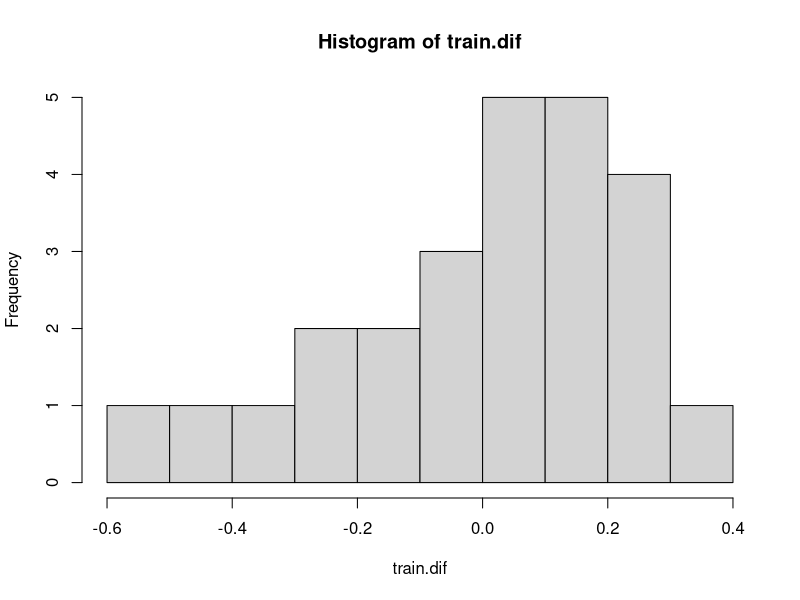
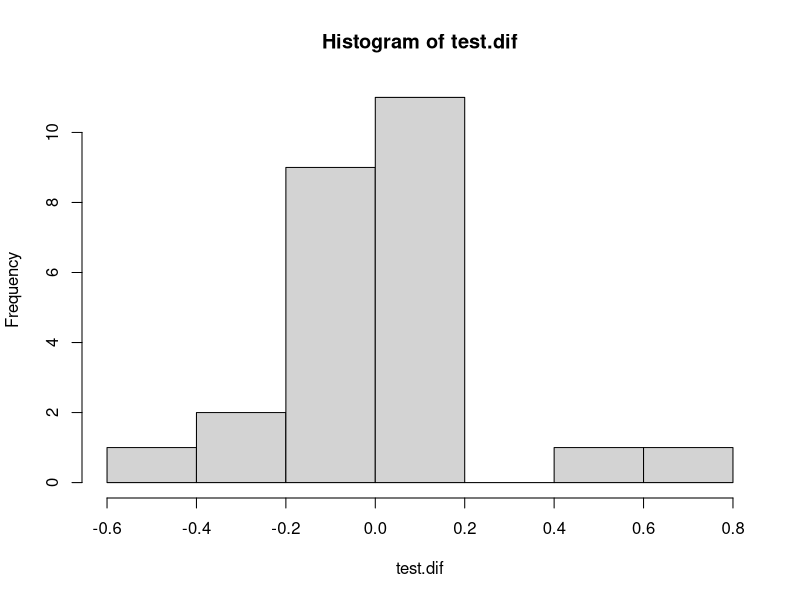

Source code (R) for these figures, in order:
# データの中身の確認
iris


# irisデータから一つの種類のあやめのデータだけを取り出す
input.data <- subset(iris, Species == "versicolor")


# input.data からSpeciesを削除
input.data2 <- input.data[, colnames(input.data) != "Species"]


# 学習用と検証用の二つに分割
n <- (1:50) * 2
train <- input.data2[n, ]
test <- input.data2[-n, ]
train <- na.omit(train)
test <- na.omit(test)


# 重回帰分析
result <- lm(train$Petal.Length ~ ., train)


# 結果の表示
print(result)

# 結果の要約
summary(result)


# ステップワイズ
result.step <- step(result, scope = list(upper = ~., lower = ~1))


# 結果の要約
summary(result.step)


# 学習データと検証データに重回帰モデルを適用
train.result <- predict(result.step, train)
test.result <- predict(result.step, test)
train.err <- data.frame(PREDICT = train.result)
test.err <- data.frame(PREDICT = test.result)


# ヒストグラムの表示
train.dif <- train.err$PREDICT - train$Petal.Length
test.dif <- test.err$PREDICT - test$Petal.Length
hist(train.dif)
hist(test.dif)
